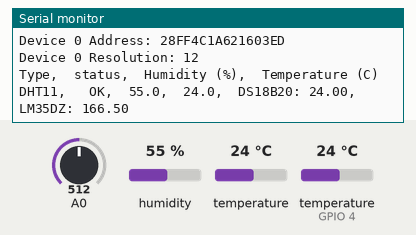
Simulated run of this program. Board: ESP8266 (NodeMCU). On the bench: the last lines printed to the serial monitor. The test bench sets the inputs (shaded band); at power-on: humidity 55 %, temperature (sensor on GPIO 4) 24 °C, A0 = 512, temperature 24 °C.

Above: at 3.2 s.
3.3 s: humidity set to 22 %
At 6.2 s:
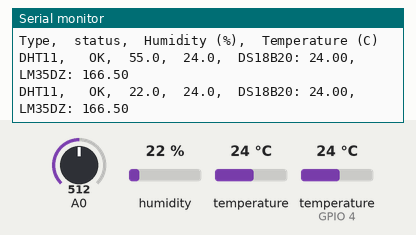
6.9 s: temperature (sensor on GPIO 4) set to 12 °C
At 9.1 s:
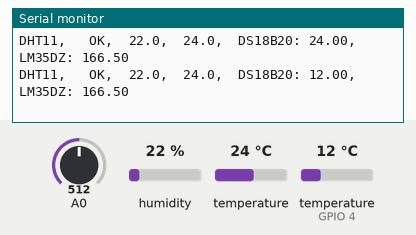
10.5 s: A0 set to 716
At 12.0 s:
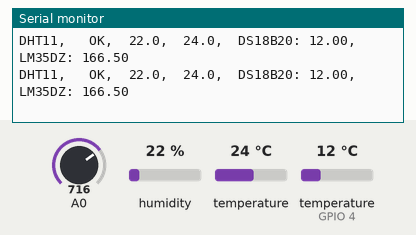
14.1 s: temperature (sensor 0) set to 12 °C
At 14.1 s:
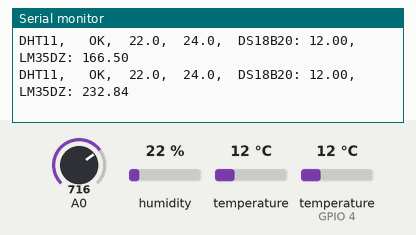
17.7 s: temperature (sensor on GPIO 4) set to 19 °C
At 20.6 s:
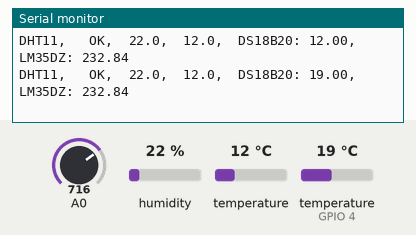
21.3 s: A0 set to 992
At 23.5 s:
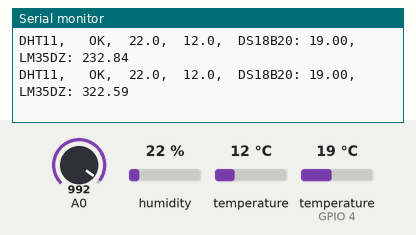
Timing chart, 0 to 25.0 s (numbered marks = the images above; inputs shaded):
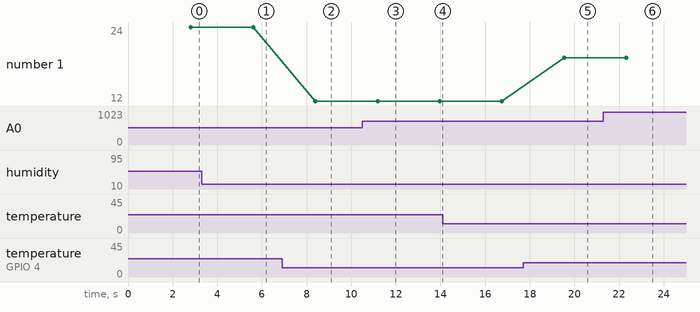

The program:

main.cpp
```cpp
#include <Arduino.h>

#define PIN_D0 16
#define PIN_D1 5
#define PIN_D2 4
#define PIN_D3 0
#define PIN_D4 2
#define PIN_D5 14
#define PIN_D6 12
#define PIN_D7 13
#define PIN_D8 15
#define PIN_D9 3
#define PIN_D10 1

#define PIN_MOSI 8
#define PIN_MISO 7
#define PIN_SCLK 6
#define PIN_HWCS 0

#define PIN_D11 9
#define PIN_D12 10

#define DHT11_PIN PIN_D3

#define ONE_WIRE_BUS PIN_D2

#include <OneWire.h>
#include <DallasTemperature.h>

// Setup a oneWire instance to communicate with any OneWire devices (not just Maxim/Dallas temperature ICs)
OneWire oneWire(ONE_WIRE_BUS);

// Pass our oneWire reference to Dallas Temperature.
DallasTemperature sensors(&oneWire);

// arrays to hold device address
DeviceAddress insideThermometer;

// int count = 0;

#include <dht.h>

dht DHT;

void printAddress(DeviceAddress deviceAddress)
{
	for (uint8_t i = 0; i < 8; i++)
	{
		if (deviceAddress[i] < 16)
			Serial.print("0");
		Serial.print(deviceAddress[i], HEX);
	}
}

void setup()
{
	Serial.begin(115200);
	Serial.println("DHT TEST PROGRAM ");
	Serial.print("LIBRARY VERSION: ");
	Serial.println(DHT_LIB_VERSION);
	Serial.println();

	Serial.print("Locating devices...");
	sensors.begin();
	Serial.print("Found ");
	Serial.print(sensors.getDeviceCount(), DEC);
	Serial.println(" devices.");

	// report parasite power requirements
	Serial.print("Parasite power is: ");
	if (sensors.isParasitePowerMode())
		Serial.println("ON");
	else
		Serial.println("OFF");

	if (!sensors.getAddress(insideThermometer, 0))
		Serial.println("Unable to find address for Device 0");

	// show the addresses we found on the bus
	Serial.print("Device 0 Address: ");
	printAddress(insideThermometer);
	Serial.println();

	// set the resolution to 9 bit (Each Dallas/Maxim device is capable of several different resolutions)
	sensors.setResolution(insideThermometer, 12);

	Serial.print("Device 0 Resolution: ");
	Serial.print(sensors.getResolution(insideThermometer), DEC);
	Serial.println();

	delay(2000);

	Serial.println("Type,\tstatus,\tHumidity (%),\tTemperature (C)");
}

float LM35DZ_read(int pin)
{
	int odczyt = analogRead(pin);			  //odczytanie wartości z czujnika
	float voltage = (odczyt * 3.33) / 1024.0; //przeliczenie odczytanej wartości na napięcie w woltach (dla podłączenia pod 5 V)
	return voltage * 100; //konwersja z napięcia na temperaturę, rozdzielczość czujnika wynosi 10 mV na stopień
}

float DS18B20_read()
{
	sensors.requestTemperatures();
	return sensors.getTempC(insideThermometer);
}

void loop()
{
	// READ DATA
	int chk = DHT.read11(DHT11_PIN);
	float LM35DZ = LM35DZ_read(A0);
	float DS18B20 = DS18B20_read();

	Serial.print("DHT11, \t");

	switch (chk)
	{
	case DHTLIB_OK:
		Serial.print("OK,\t");
		break;
	case DHTLIB_ERROR_CHECKSUM:
		Serial.print("Checksum error,\t");
		break;
	case DHTLIB_ERROR_TIMEOUT:
		Serial.print("Time out error,\t");
		break;
	default:
		Serial.print("Unknown error,\t");
		break;
	}
	// DISPLAY DATA
	Serial.print(DHT.humidity, 1);
	Serial.print(",\t");
	Serial.print(DHT.temperature, 1);
	Serial.print(",\tDS18B20: ");
	Serial.print(DS18B20, 2);
	Serial.print(",\tLM35DZ: ");
	Serial.println(LM35DZ, 2);

	delay(2000);
}
```

Measured:
- after the input at 3.3 s, the serial monitor: prints a new line after 2.3 s (image 1)
- after the input at 6.9 s, the serial monitor: prints a new line after 1.5 s (image 2)
- after the input at 17.7 s, the serial monitor: prints a new line after 1.8 s (image 5)
- after the input at 21.3 s, the serial monitor: prints a new line after 1.0 s (image 6)
- plotted number 1: 24 → 12 after the input at 6.9 s, 12 → 19 after the input at 17.7 s
